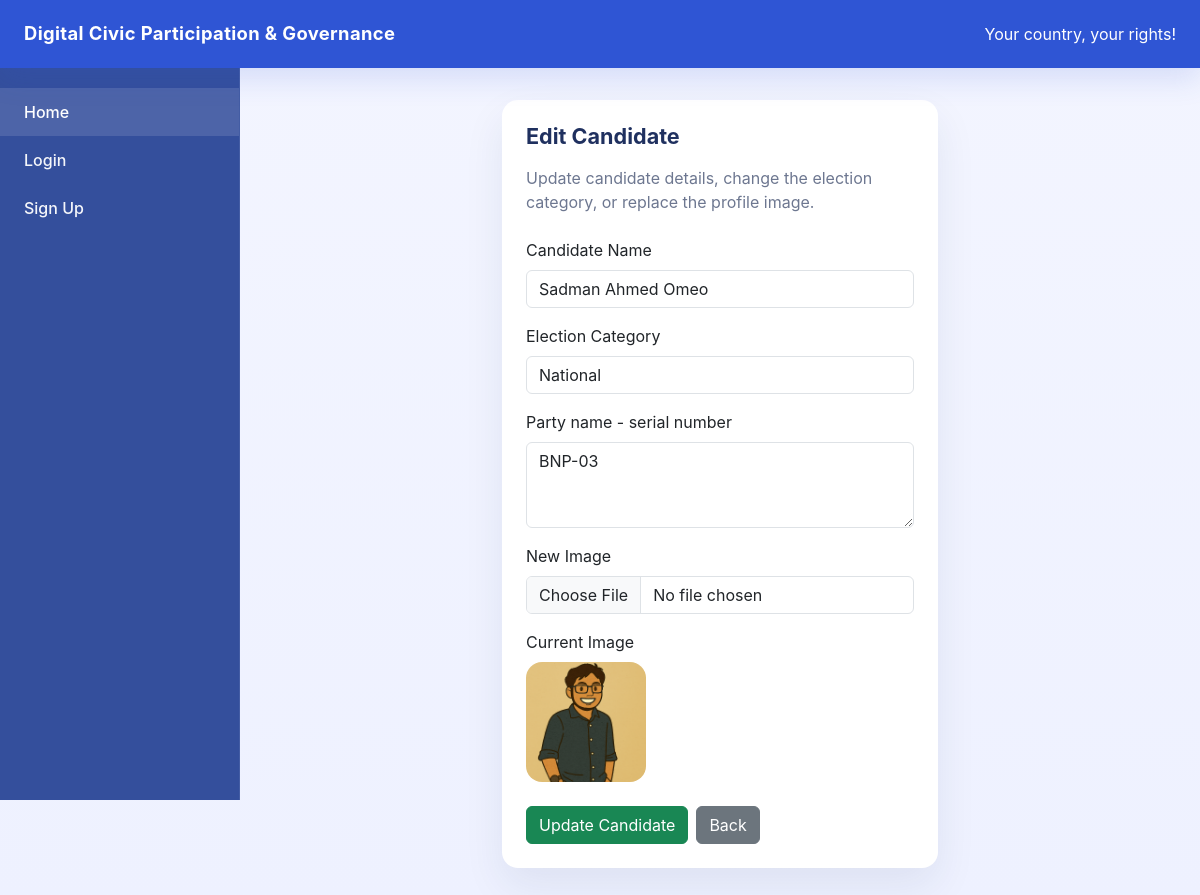
Page /candidates/edit/1 on the earlier database version.
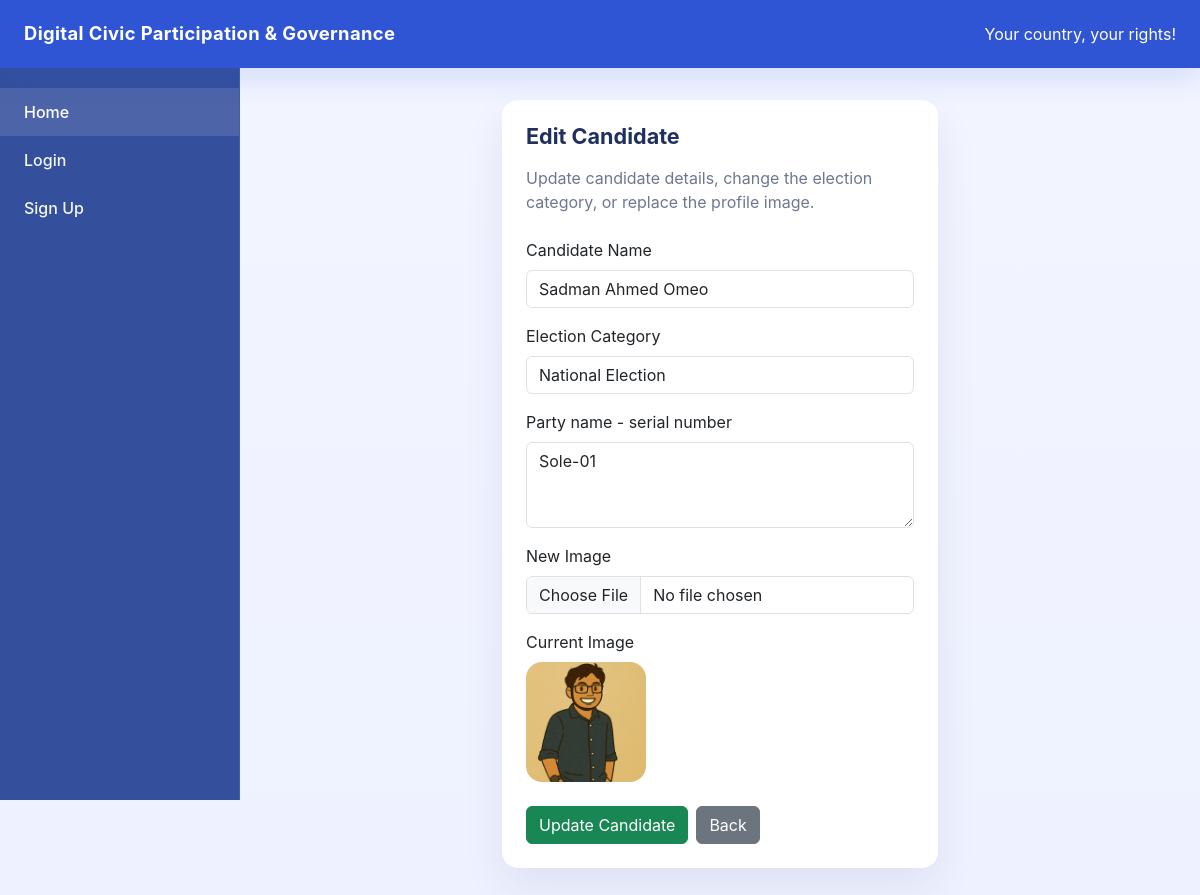
Same page on the later database version.
### models/candidate.py (models this page shows)
class Candidate(db.Model):
    __tablename__ = "candidate"
    id = db.Column(db.Integer, primary_key=True)
    name = db.Column(db.String(100), nullable=False)
    category = db.Column(db.String(100), nullable=False)
    description = db.Column(db.String(500), nullable=True)
    image = db.Column(db.String(200), nullable=True)

### routes/candidate_routes.py (the view)
@c_bp.route("/edit/<int:candidate_id>", methods=["GET"])
def edit_candidate_page(candidate_id):
    candidate = Candidate.query.get(candidate_id)
    if not candidate:
        return "Candidate Not Found", 404
    return render_template("edit_candidate.html", candidate=candidate)

### app.py (called while the page is built, shortened)
@app.context_processor
def inject_notification_count():
    unread_notification_count = 0
    current_user = None  # added
    voter_id = session.get("user_id")
    return dict(unread_notification_count=unread_notification_count, current_user=current_user)

### templates/edit_candidate.html
{% extends "base.html" %}
{% block content %}
<div class="row justify-content-center">
    <div class="col-xl-6 col-lg-8">
        <div class="card card-smooth">
            <div class="card-body p-4">
                <h1 class="section-title mb-3">Edit Candidate</h1>
                <p class="page-intro mb-4">Update candidate details, change the election category, or replace the profile image.</p>
                <form action="{{ url_for('c_bp.update_candidate', candidate_id=candidate.id) }}" method="POST" enctype="multipart/form-data">
                    <div class="mb-3">
                        <label class="form-label">Candidate Name</label>
                        <input type="text" name="name" class="form-control" value="{{ candidate.name }}" required>
                    </div>
                    <div class="mb-3">
                        <label class="form-label">Election Category</label>
                        <input type="text" name="category" class="form-control" value="{{ candidate.category }}" required>
                    </div>
                    <div class="mb-3">
                        <label class="form-label">Party name - serial number</label>
                        <textarea name="description" class="form-control" rows="3" placeholder="BNP-03">{{ candidate.description }}</textarea>
                    </div>
                    <div class="mb-3">
                        <label class="form-label">New Image</label>
                        <input type="file" name="image" class="form-control">
                    </div>
                    {% if candidate.image %}
                        <div class="mb-4">
                            <p class="mb-2">Current Image</p>
                            <img src="{{ url_for('static', filename='uploads/' + candidate.image) }}" class="rounded-4" width="120" height="120" style="object-fit: cover;">
                        </div>
                    {% endif %}
                    <div class="d-flex gap-2 flex-wrap">
                        <button type="submit" class="btn btn-success">Update Candidate</button>
                        <a href="{{ url_for('c_bp.candidates_page') }}" class="btn btn-secondary">Back</a>
                    </div>
                </form>
            </div>
        </div>
    </div>
</div>
{% endblock %}

Differences in the rows shown:
changed Candidate "Sadman Ahmed Omeo": category "National" → "National Election"; description "BNP-03" → "Sole-01"
